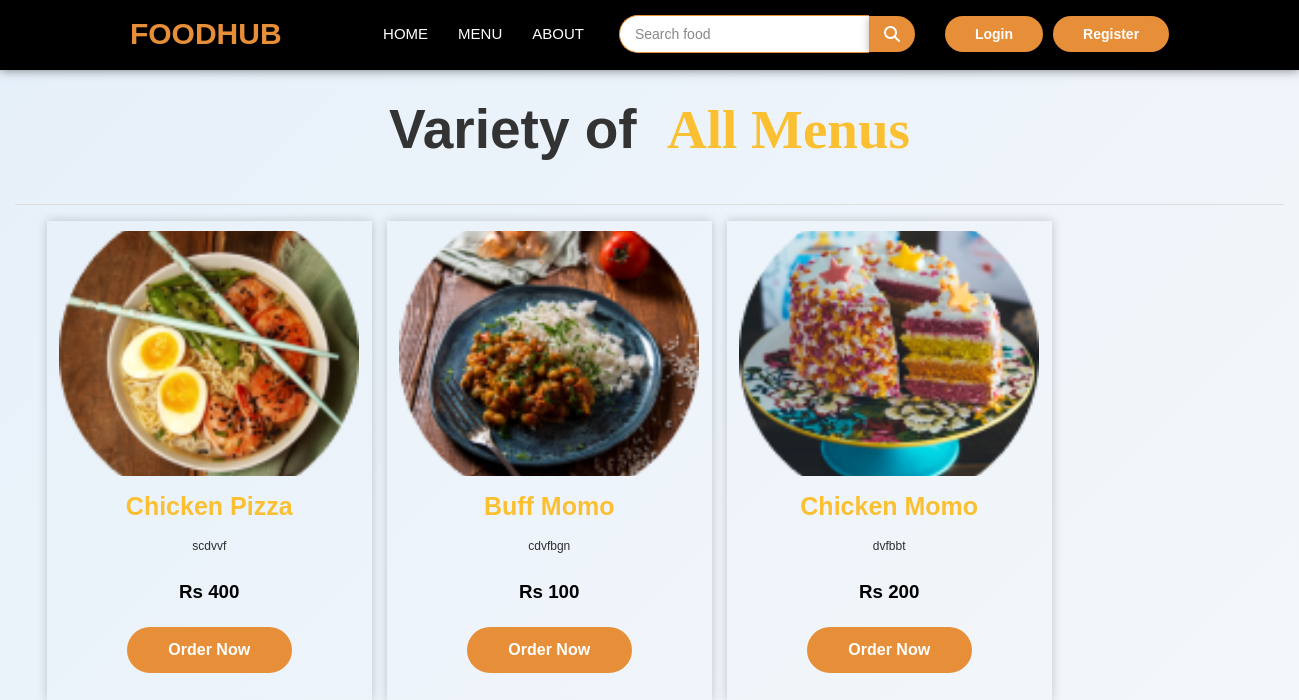
The app's page /food_items.php?menu=all, older data.
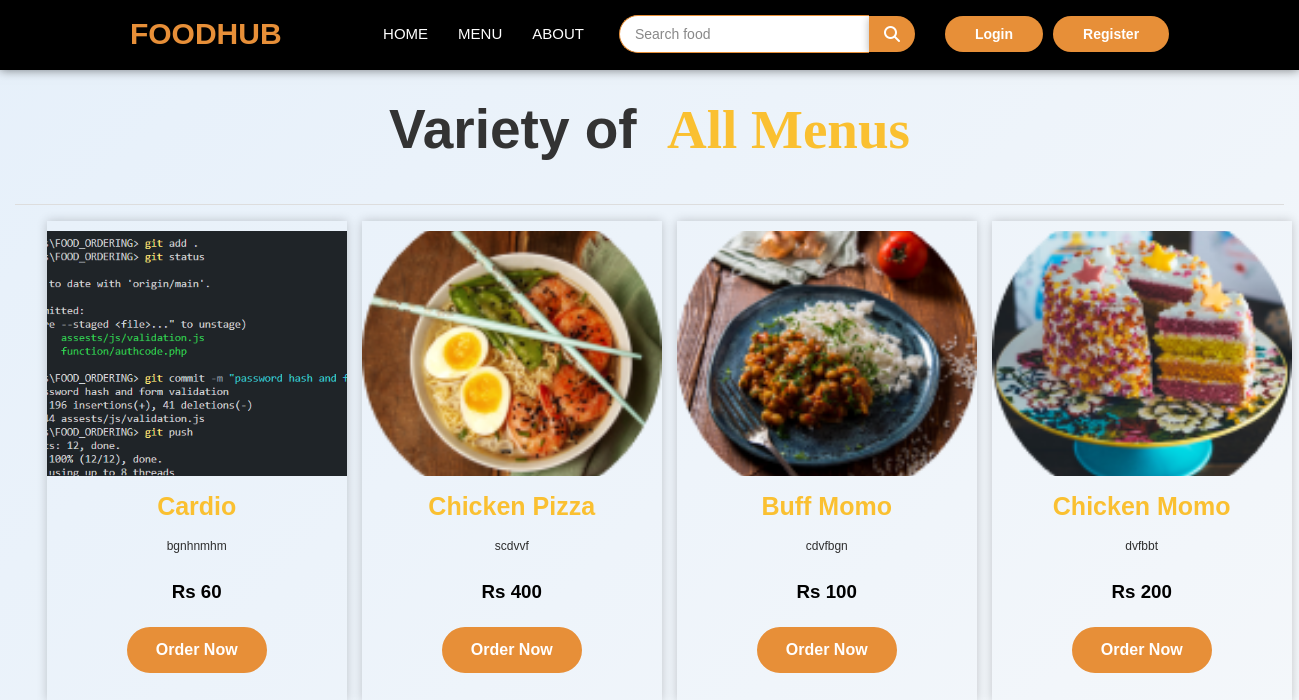
The same page, newer data.
### tables this page shows
CREATE TABLE `food_items` (
  `id` int(11) NOT NULL,
  `menu_id` int(11) NOT NULL,
  `name` varchar(200) NOT NULL,
  `slug` varchar(200) NOT NULL,
  `description` mediumtext NOT NULL,
  `image` varchar(200) NOT NULL,
  `quantity` int(11) NOT NULL,
  `price` int(11) NOT NULL,
  `status` tinyint(4) NOT NULL,
  `trending` tinyint(4) NOT NULL,
  `created_at` timestamp NOT NULL DEFAULT current_timestamp() ON UPDATE current_timestamp()
);

### functions/userfunctions.php (called while the page is built, shortened)
<?php
include('config/dbcon.php');
function getAllActiveFood()
{
    global $con;
    $query = "SELECT * FROM food_items WHERE status = 0 ORDER BY id DESC";
    $result = mysqli_query($con, $query);
    $data = array();
    while($row = mysqli_fetch_assoc($result))
    {
        $data[] = $row;
    }
    return $data;
}
?>

### food_items.php (the view, shortened to what this page needs)
<?php
include('functions/userfunctions.php');
include('includes/header.php');
if(isset($_GET['query']) && !empty(trim($_GET['query'])))
{
    $search_query = trim($_GET['query']);
    $search_results = searchFoodItems($search_query);
    ?>
    <div class="py-3">
        <div class="container">
            <div class="row">
                <div class="col-12">
                    <h1>Search Results for <span>"<?= htmlspecialchars($search_query); ?>"</span></h1>
                    <hr>
                    <div class="food" id="Food">
                        <div class="menu_box">
                            <?php
                            if(!empty($search_results) && is_array($search_results) && count($search_results) > 0)
                            {
                                foreach($search_results as $item)
                                {
                                    ?>
                                    <div class="menu_card">
                                        <a href="food_items_view.php?food_items=<?= $item['slug']; ?>">
                                            <div class="menu_image">
                                                <img src="uploads/<?= $item['image']; ?>" alt="Food Image">
                                            </div>
                                            <div class="menu_info">
                                                <h2><?= $item['name']; ?></h2>
                                                <p><?= $item['description']; ?></p>
                                                <h3>Rs <?= $item['price']; ?></h3>
                                                <a href="food_items_view.php?food_items=<?= $item['slug']; ?>" class="menu_btn">Order Now</a>
                                            </div>
                                        </a>
                                    </div>
                                    <?php
                                }
                            }
                            else
                            {
                                redirect("index.php", "No food items found matching your search.");
                            }
                            ?>
                        </div>
                    </div>
                </div>
            </div>
        </div>
    </div>
    <?php
}
elseif(isset($_GET['menu']))
{
    $menu_slug = $_GET['menu'];
    if($menu_slug === 'all')
    {
        $all_food_items = getAllActiveFood();
        ?>
        <div class="py-3">
            <div class="container">
                <div class="row">
                    <div class="col-12">
                        <h1>Variety of <span>All Menus</span></h1>
                        <hr>
                        <div class="food" id="Food">
                            <div class="menu_box">
                                <?php
                                if(!empty($all_food_items) && is_array($all_food_items) && count($all_food_items) > 0)
                                {
                                    foreach($all_food_items as $item)
                                    {
                                        ?>
                                        <div class="menu_card">
                                            <a href="food_items_view.php?food_items=<?= $item['slug']; ?>">
                                                <div class="menu_image">
                                                    <img src="uploads/<?= $item['image']; ?>" alt="Food Image">
                                                </div>
                                                <div class="menu_info">
                                                    <h2><?= $item['name']; ?></h2>
                                                    <p><?= $item['description']; ?></p>
                                                    <h3>Rs <?= $item['price']; ?></h3>
                                                    <a href="food_items_view.php?food_items=<?= $item['slug']; ?>" class="menu_btn">Order Now</a>
                                                </div>
                                            </a>
                                        </div>
                                        <?php
                                    }
                                }
                                else
                                {
                                    redirect("index.php#Menu", "No Food variety available");
                                }
                                ?>
                            </div>
                        </div>
                    </div>
                </div>
            </div>
        </div>
        <?php
    }
}
else
{
    redirect("index.php", "Type Something");
}
include('includes/footer.php');
?>

Row changes from the older to the newer data that the page shows:
added food_items: image (picture), name "Cardio", description "bgnhnmhm", price "60"
